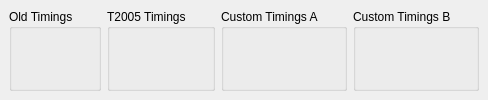
      <widget class="QWidget" name="saberTab" >
       <attribute name="title" >
        <string>Saber Timings</string>
       </attribute>
       <attribute name="toolTip" >
        <string>Setup timings related to Saber</string>
       </attribute>
       <layout class="QHBoxLayout" >
        <property name="spacing" >
         <number>6</number>
        </property>
        <property name="leftMargin" >
         <number>9</number>
        </property>
        <property name="topMargin" >
         <number>9</number>
        </property>
        <property name="rightMargin" >
         <number>9</number>
        </property>
        <property name="bottomMargin" >
         <number>9</number>
        </property>
        <item>
         <widget class="QGroupBox" name="saberOldGroup" >
          <property name="toolTip" >
           <string>Settings for pre-2005 Saber</string>
          </property>
          <property name="title" >
           <string>Old Timings</string>
          </property>
          <layout class="QVBoxLayout" >
           <property name="spacing" >
            <number>6</number>
           </property>
           <property name="leftMargin" >
            <number>9</number>
           </property>
           <property name="topMargin" >
            <number>9</number>
           </property>
           <property name="rightMargin" >
            <number>9</number>
           </property>
           <property name="bottomMargin" >
            <number>9</number>
           </property>
           <item>
            <widget class="SaberTimingBox" name="saberOld" >
             <property name="frameShape" >
              <enum>QFrame::StyledPanel</enum>
             </property>
             <property name="frameShadow" >
              <enum>QFrame::Raised</enum>
             </property>
            </widget>
           </item>
           <item>
            <spacer>
             <property name="orientation" >
              <enum>Qt::Vertical</enum>
             </property>
             <property name="sizeHint" >
              <size>
               <width>20</width>
               <height>40</height>
              </size>
             </property>
            </spacer>
           </item>
          </layout>
         </widget>
        </item>
        <item>
         <widget class="QGroupBox" name="saberDohaGroup" >
          <property name="toolTip" >
           <string>Settings for post-2005 Saber</string>
          </property>
          <property name="title" >
           <string>T2005 Timings</string>
          </property>
          <layout class="QVBoxLayout" >
           <property name="spacing" >
            <number>6</number>
           </property>
           <property name="leftMargin" >
            <number>9</number>
           </property>
           <property name="topMargin" >
            <number>9</number>
           </property>
           <property name="rightMargin" >
            <number>9</number>
           </property>
           <property name="bottomMargin" >
            <number>9</number>
           </property>
           <item>
            <widget class="SaberTimingBox" name="saberT2005" >
             <property name="frameShape" >
              <enum>QFrame::StyledPanel</enum>
             </property>
             <property name="frameShadow" >
              <enum>QFrame::Raised</enum>
             </property>
            </widget>
           </item>
           <item>
            <spacer>
             <property name="orientation" >
              <enum>Qt::Vertical</enum>
             </property>
             <property name="sizeHint" >
              <size>
               <width>20</width>
               <height>40</height>
              </size>
             </property>
            </spacer>
           </item>
          </layout>
         </widget>
        </item>
        <item>
         <widget class="QGroupBox" name="saberCustomAGroup" >
          <property name="toolTip" >
           <string>Customizable Saber Timings</string>
          </property>
          <property name="title" >
           <string>Custom Timings A</string>
          </property>
          <layout class="QVBoxLayout" >
           <property name="spacing" >
            <number>6</number>
           </property>
           <property name="leftMargin" >
            <number>9</number>
           </property>
           <property name="topMargin" >
            <number>9</number>
           </property>
           <property name="rightMargin" >
            <number>9</number>
           </property>
           <property name="bottomMargin" >
            <number>9</number>
           </property>
           <item>
            <widget class="SaberTimingBox" name="saberCustomA" >
             <property name="frameShape" >
              <enum>QFrame::StyledPanel</enum>
             </property>
             <property name="frameShadow" >
              <enum>QFrame::Raised</enum>
             </property>
            </widget>
           </item>
           <item>
            <spacer>
             <property name="orientation" >
              <enum>Qt::Vertical</enum>
             </property>
             <property name="sizeHint" >
              <size>
               <width>20</width>
               <height>40</height>
              </size>
             </property>
            </spacer>
           </item>
          </layout>
         </widget>
        </item>
        <item>
         <widget class="QGroupBox" name="saberCustomGroup" >
          <property name="toolTip" >
           <string>Customizeable Saber Timings</string>
          </property>
          <property name="title" >
           <string>Custom Timings B</string>
          </property>
          <layout class="QVBoxLayout" >
           <property name="spacing" >
            <number>6</number>
           </property>
           <property name="leftMargin" >
            <number>9</number>
           </property>
           <property name="topMargin" >
            <number>9</number>
           </property>
           <property name="rightMargin" >
            <number>9</number>
           </property>
           <property name="bottomMargin" >
            <number>9</number>
           </property>
           <item>
            <widget class="SaberTimingBox" name="saberCustomB" >
             <property name="frameShape" >
              <enum>QFrame::StyledPanel</enum>
             </property>
             <property name="frameShadow" >
              <enum>QFrame::Raised</enum>
             </property>
            </widget>
           </item>
           <item>
            <spacer>
             <property name="orientation" >
              <enum>Qt::Vertical</enum>
             </property>
             <property name="sizeHint" >
              <size>
               <width>20</width>
               <height>40</height>
              </size>
             </property>
            </spacer>
           </item>
          </layout>
         </widget>
        </item>
       </layout>
      </widget>
